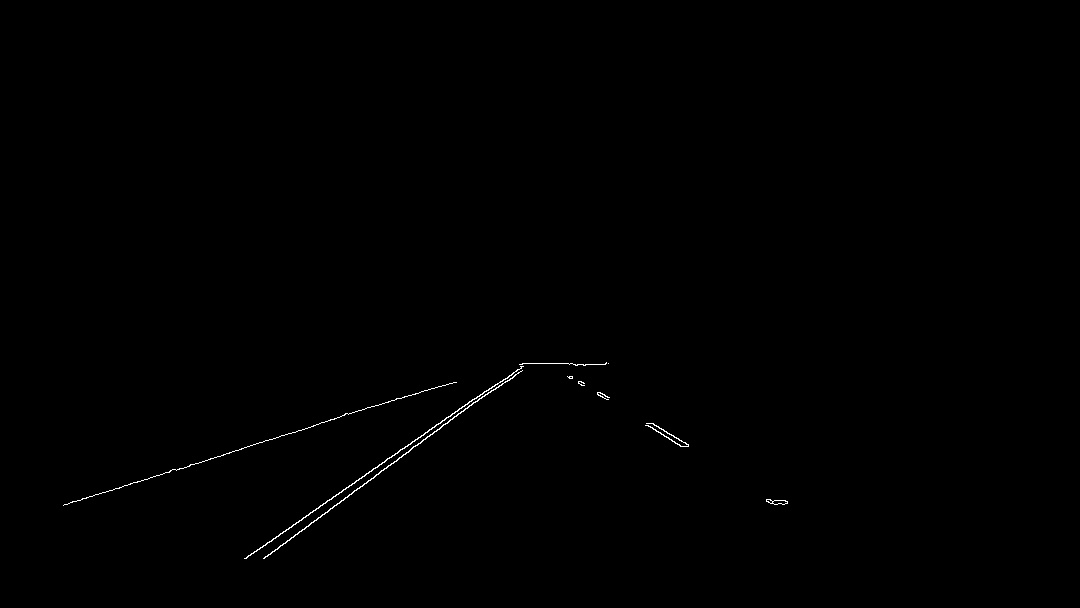
#> input picture ROI.jpg, 1080 x 608 px
$ python hough.py
#> lines starting #> are read from the running program, lines starting #| are printed output that depends on the picture; after the words box and inside, x2 and y2 are one past the last pixel; in counts of white or black regions, pixels touching at a corner belong together; long printed decimals are rounded
### slope.py
def Slope(line):
    if(line[0][0]==line[0][2]):
        return 0
    else:
        return (line[0][3]-line[0][1])/(line[0][2]-line[0][0])

### hough.py
import cv2
import numpy as np
import slope


def filter(lines, threshold):
    slopes = [slope.Slope(line) for line in lines]
    while len(lines) > 0:
        mean = np.mean(slopes)
        diff = [abs(s - mean) for s in slopes]
        idx = np.argmax(diff)
        if diff[idx] > threshold:
            slopes.pop(idx)
            lines.pop(idx)
        else:
            break
    return lines


def least_square(lines):
    x_cord = np.ravel([[line[0][0], line[0][2]] for line in lines])
    y_cord = np.ravel([[line[0][1], line[0][3]] for line in lines])
    poly = np.polyfit(x_cord, y_cord, deg=1)
    point_min = (np.min(x_cord), np.polyval(poly, np.min(x_cord)))
    point_max = (np.max(x_cord), np.polyval(poly, np.max(x_cord)))
    print("max point={}".format(point_max))
    return np.array([point_min, point_max], dtype=np.int32)


ROI = cv2.imread("ROI.jpg",cv2.IMREAD_ANYCOLOR)
#> ROI is the input picture: shape (608, 1080); min 0, max 255, mean 0.7
raw = cv2.imread("line.jpg",cv2.IMREAD_ANYCOLOR)
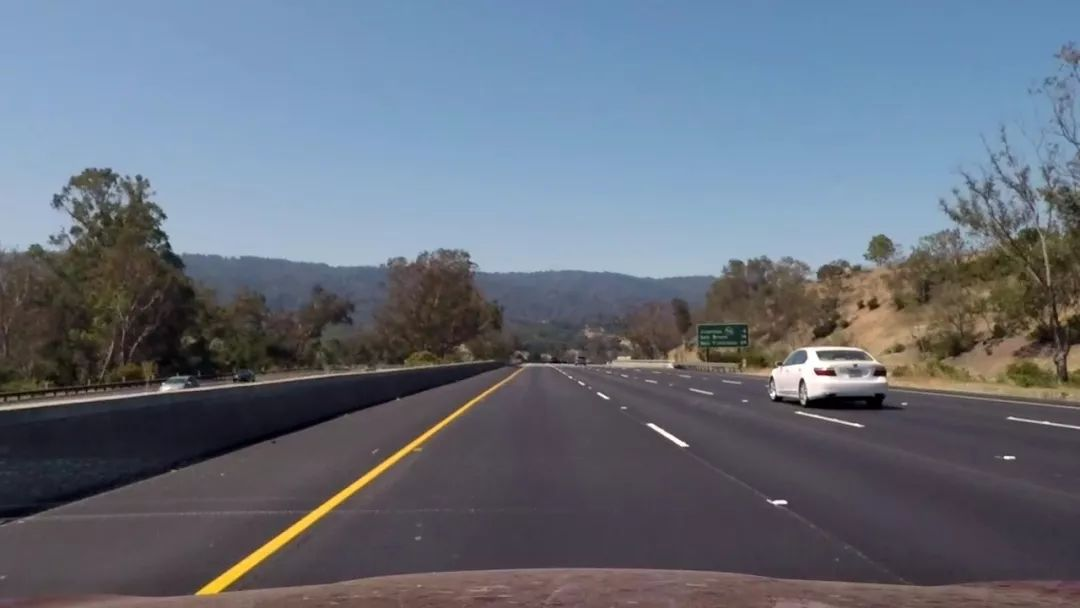
#> input picture line.jpg, 1080 x 608 px
#> raw is the input picture: shape (608, 1080, 3); mean B, G, R 123.4, 110.4, 102.4
draw = cv2.imread("line.jpg",cv2.IMREAD_ANYCOLOR)
lines = cv2.HoughLinesP(ROI, 1, np.pi / 180, 30, 40)
#> lines = 1360 rows, first 6: [101, 494, 103, 493], [245, 558, 438, 423], [321, 422, 322, 422], [176, 470, 185, 467], [482, 394, 492, 386], [301, 531, 371, 478]

# cv2.imshow("draw", draw)
# cv2.waitKey(0)

for line in lines:
    start_pts = np.array([line[0][0], line[0][1]])
    end_pts = np.array([line[0][2], line[0][3]])
    cv2.line(draw, start_pts, end_pts, (255, 0, 0), 2)
    cv2.imshow("draw", draw)
    cv2.waitKey(1)
    cv2.imwrite("draw.jpg", draw)
#> this loop made 1360 passes
#> pass 2, `cv2.imshow("draw", draw)`:
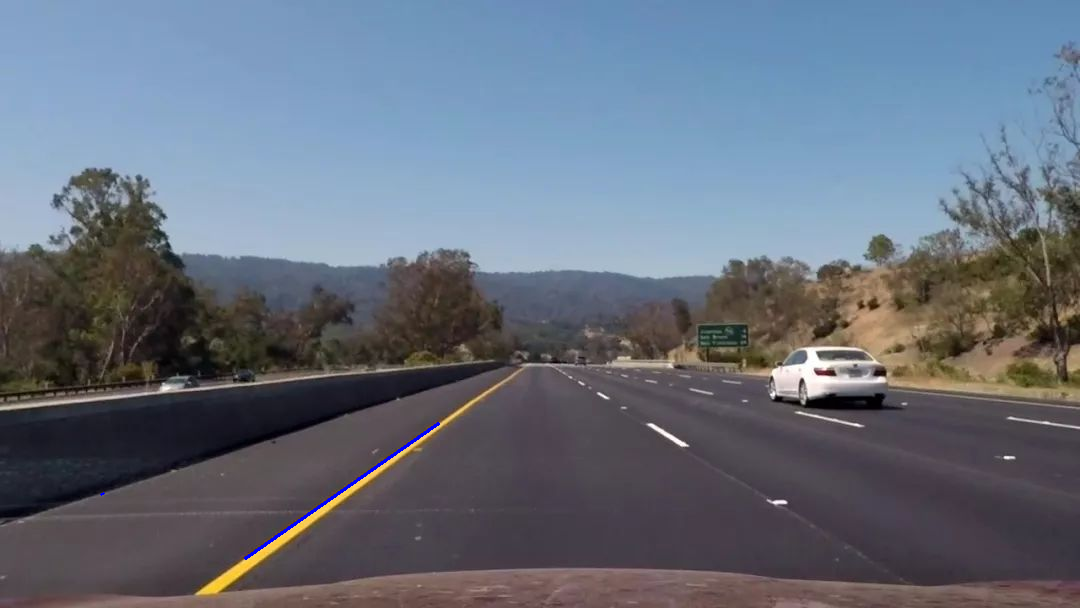
#> window 'draw': shape (608, 1080, 3); mean B, G, R 123.6, 110.3, 102.2
#> after the loop:
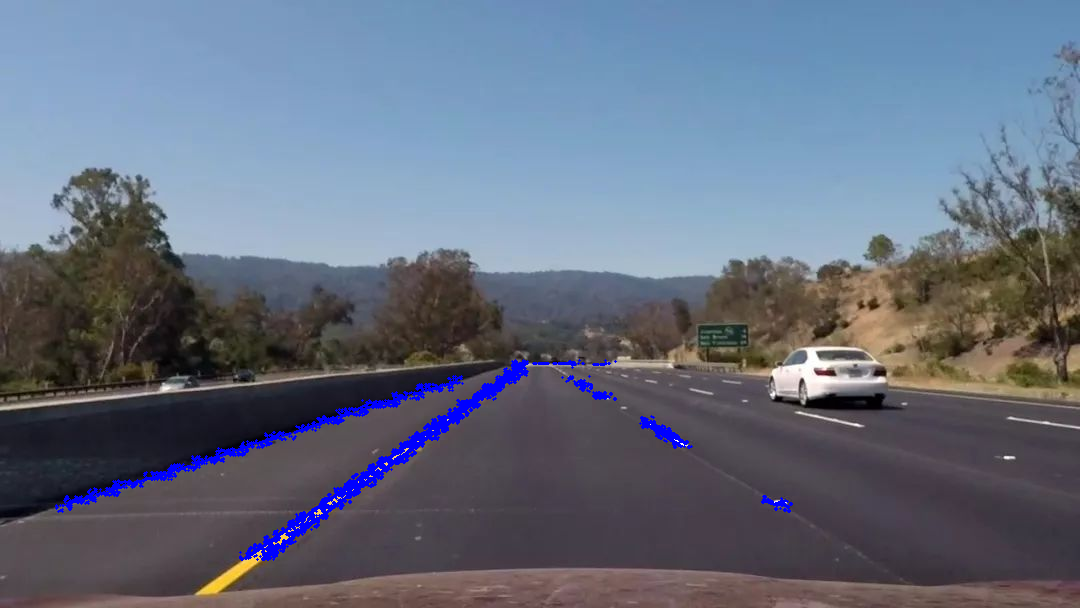
#> draw: shape (608, 1080, 3); 1.47% of pixels changed, all inside (x1, y1, x2, y2) = (55, 359, 793, 561)


left_lines = [line for line in lines if slope.Slope(line) < 0]
#> left_lines = 449 items, first 6: [[101, 494, 103, 493]], [[245, 558, 438, 423]], [[176, 470, 185, 467]], [[482, 394, 492, 386]], [[301, 531, 371, 478]], [[493, 387, 495, 385]]
right_lines = [line for line in lines if slope.Slope(line) > 0]
#> right_lines = 79 items, first 6: [[581, 386, 584, 388]], [[777, 503, 779, 504]], [[646, 424, 681, 446]], [[673, 436, 676, 438]], [[599, 392, 609, 397]], [[661, 432, 662, 433]]
print("before left_lines={}".format(len(left_lines)))
#| before left_lines=449
print("before right_lines={}".format(len(right_lines)))
#| before right_lines=79

left_lines = filter(left_lines, 0.1)
#> in filter, `slopes = [slope.Slope(line) for line in lines]`: slopes = 449 values, max -0.167 at index 22, min -1 at index 5, mean -0.792
#> the loop in filter, `while len(lines) > 0:` made 196 passes
#> (mean, idx) on passes 1 to 3: (-0.792, 22), (-0.793, 360), (-0.795, 233)
#> after the loop in filter, `while len(lines) > 0:`: lines = 254 items, first 6: [[493, 387, 495, 385]], [[349, 484, 350, 483]], [[386, 459, 387, 458]], [[388, 462, 390, 460]], [[323, 503, 324, 502]], [[256, 550, 257, 549]]; slopes = 254 values from -1 to -1
#> left_lines has the same summary as lines in filter
right_lines = filter(right_lines, 0.1)
#> the loop in filter (call 2), `while len(lines) > 0:` made 30 passes
#> (mean, idx) on passes 1 to 12: (0.854, 1), (0.858, 3), (0.863, 6), (0.867, 40), (0.872, 43), (0.877, 46), (0.883, 52), (0.888, 54), (0.893, 59), (0.899, 59), (0.905, 65), (0.911, 4)
#> right_lines = 50 items, first 6: [[661, 432, 662, 433]], [[678, 438, 679, 439]], [[604, 397, 605, 398]], [[593, 395, 594, 396]], [[781, 502, 782, 503]], [[765, 500, 766, 501]]
# [6 lines of commented-out code are left out]
print("after left_lines={}".format(left_lines[0]))
#| after left_lines=[[493 387 495 385]]
print("after right_lines={}".format(len(right_lines)))
#| after right_lines=50

left_line = least_square(left_lines)
#> in least_square, `x_cord = np.ravel([[line[0][0], line[0][2]] for line in lines])`: x_cord = 508 values, max 523 at index 83, min 240 at index 24, mean 387.3
#> in least_square, `y_cord = np.ravel([[line[0][1], line[0][3]] for line in lines])`: y_cord = 508 values, max 559 at index 152, min 361 at index 255, mean 462.2
#> in least_square, `poly = np.polyfit(x_cord, y_cord, deg=1)`: poly = [-0.702, 734.2]
#> in least_square, `point_min = (np.min(x_cord), np.polyval(poly, np.min(x_cord)))`: point_min = (240, 565.6)
#> in least_square, `point_max = (np.max(x_cord), np.polyval(poly, np.max(x_cord)))`: point_max = (523, 366.9)
#| max point=(523, 366.855)
#> left_line = [[240, 565], [523, 366]]
right_line = least_square(right_lines)
#| max point=(791, 510.478)
#> right_line = [[575, 378], [791, 510]]

cv2.line(raw, tuple(left_line[0]), tuple(left_line[1]), (255, 0, 0), 3)
cv2.line(raw, tuple(right_line[0]), tuple(right_line[1]), (255, 0, 0), 3)
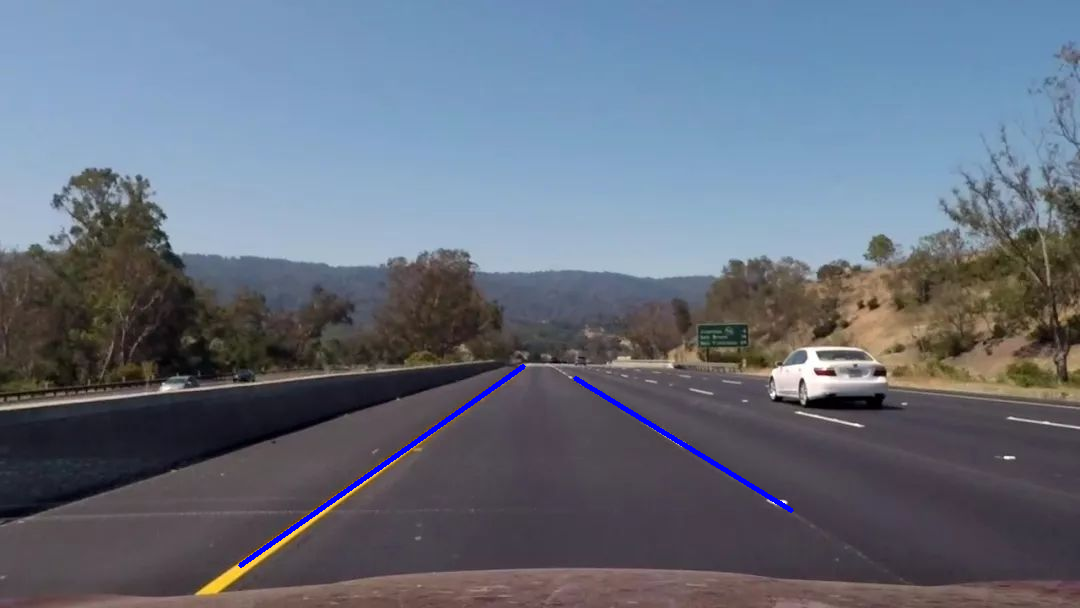
#> raw: shape (608, 1080, 3); mean B, G, R 124.1, 109.7, 101.6

cv2.imshow("final", raw)
cv2.waitKey(0)
